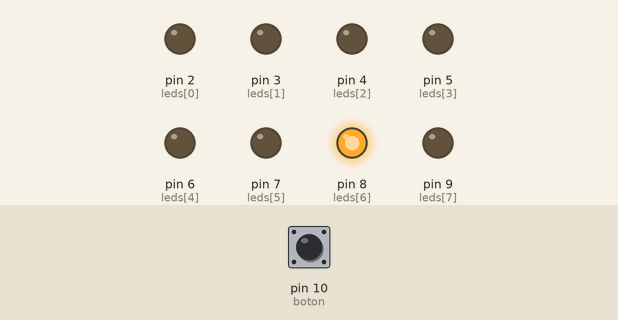
Recording of a sketch running on a simulated Arduino Uno, built with avr-gcc and run on an emulated ATmega328P. Parts: output pins drawn as LEDs (lit = HIGH). Dashed ring = blinking. The test bench sets the inputs (shaded band); at power-on: pin 10 (boton) HIGH.

Above: at 1.26 s.
1.3 s: pin 10 (boton) pulsed LOW 2 times (0.12 s each, 0.3 s apart)
At 1.73 s:
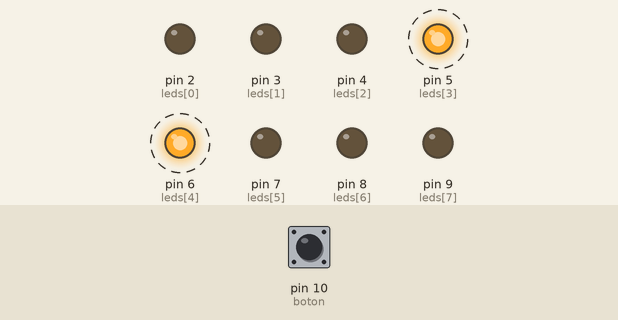
4.3 s: pin 10 (boton) pulled LOW for 0.15 s
At 4.55 s:
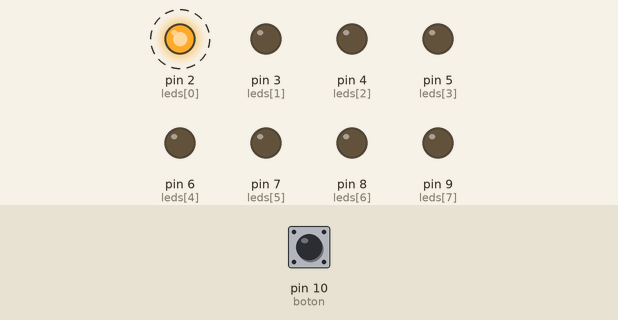
7.3 s: pin 10 (boton) pulled LOW for 1 s
At 7.63 s:
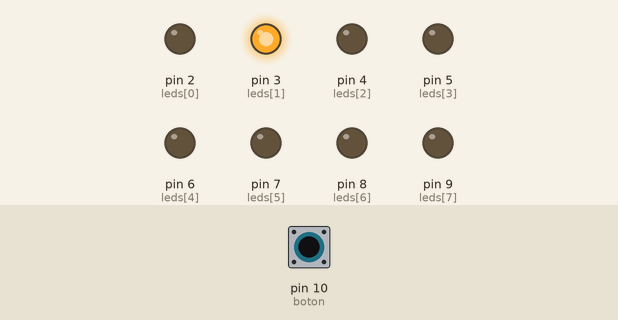
Timing chart, 0 to 17.3 s (numbered marks = the images above; inputs shaded):
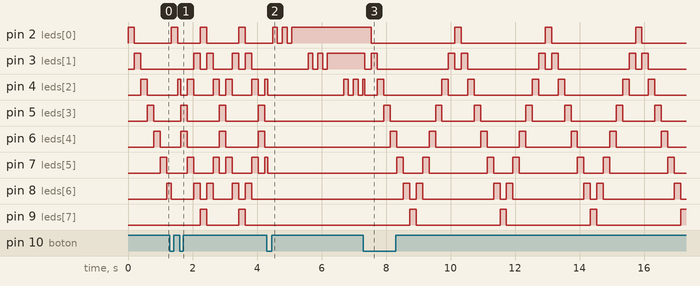

The sketch:

L10_Secuencias_Arduino.ino
```cpp
#include <Arduino.h>

const byte leds[8] = {2, 3, 4, 5, 6, 7, 8, 9};
const byte boton = 10;
const byte secuencia06[8] = {0x01, 0x04, 0x10, 0x40, 0x80, 0x20, 0x08, 0x02};
const byte secuencia07[6] = {0x18, 0x24, 0x42, 0x81, 0x42, 0x24};

byte modo = 0;
byte paso = 0;
byte faseCarga = 0;
byte parpadeos = 0;
byte bitCarga = 0;
byte carga = 0;
byte lecturaAnterior = HIGH;
byte estadoBoton = HIGH;
unsigned long tiempoPaso = 0;
unsigned long tiempoRebote = 0;

void mostrar(byte valor) {
  for (byte i = 0; i < 8; i++) {
    digitalWrite(leds[i], bitRead(valor, i));
  }
}

byte pasoL05(byte n) {
  if (n < 8) return 1 << n;
  return 1 << (14 - n);
}

byte cantidadPasos() {
  if (modo == 0) return 14;
  if (modo == 1) return 8;
  return 6;
}

byte patron(byte n) {
  if (modo == 0) return pasoL05(n);
  if (modo == 1) return secuencia06[n];
  return secuencia07[n];
}

void reiniciar() {
  paso = 0;
  faseCarga = 0;
  parpadeos = 0;
  bitCarga = 0;
  carga = 0;
  tiempoPaso = millis();
  mostrar(0);
  if (modo < 3) {
    mostrar(patron(paso));
    paso = 1;
  }
}

void revisarBoton() {
  byte lectura = digitalRead(boton);
  unsigned long ahora = millis();

  if (lectura != lecturaAnterior) tiempoRebote = ahora;

  if (ahora - tiempoRebote >= 35 && lectura != estadoBoton) {
    estadoBoton = lectura;
    if (estadoBoton == LOW) {
      modo = (modo + 1) % 4;
      reiniciar();
    }
  }

  lecturaAnterior = lectura;
}

void actualizarSecuencia(unsigned long ahora) {
  if (ahora - tiempoPaso < 200) return;
  tiempoPaso = ahora;
  mostrar(patron(paso));
  paso++;
  if (paso >= cantidadPasos()) paso = 0;
}

void actualizarCarga(unsigned long ahora) {
  unsigned long espera = (faseCarga == 2) ? 200 : (faseCarga == 3 ? 2000 : 150);
  if (ahora - tiempoPaso < espera) return;
  tiempoPaso = ahora;

  if (faseCarga == 0) {
    mostrar(carga | (1 << bitCarga));
    faseCarga = 1;
  } else if (faseCarga == 1) {
    parpadeos++;
    if (parpadeos < 3) {
      mostrar(carga);
      faseCarga = 0;
    } else {
      carga |= (1 << bitCarga);
      mostrar(carga);
      faseCarga = 2;
    }
  } else if (faseCarga == 2) {
    if (bitCarga < 7) {
      bitCarga++;
      parpadeos = 0;
      faseCarga = 0;
    } else {
      faseCarga = 3;
    }
  } else {
    carga = 0;
    bitCarga = 0;
    parpadeos = 0;
    mostrar(0);
    faseCarga = 0;
  }
}

void setup() {
  for (byte i = 0; i < 8; i++) {
    pinMode(leds[i], OUTPUT);
  }
  pinMode(boton, INPUT_PULLUP);
  reiniciar();
}

void loop() {
  revisarBoton();
  unsigned long ahora = millis();
  if (modo < 3) actualizarSecuencia(ahora);
  else actualizarCarga(ahora);
}
```

Measured:
- after the input at 4.3 s, pin 2 (leds[0]): alternates HIGH for 0.15 s and LOW for 0.15 s, 5 changes in all, then stays HIGH, starting after 0.18 s; pin 5 (leds[3]), pin 6 (leds[4]), pin 8 (leds[6]), pin 9 (leds[7]): stops changing and stays LOW
- after the input at 7.3 s, pin 2 (leds[0]): alternates HIGH for 0.20 s and LOW for 2.6 s, starting after 0.23 s
- by itself, pin 3 (leds[1]): repeats every 2.8 s: HIGH 0.20 s, LOW 2.2 s, HIGH 0.20 s, LOW 0.20 s
- by itself, pin 4 (leds[2]): repeats every 2.8 s: HIGH 0.20 s, LOW 1.8 s, HIGH 0.20 s, LOW 0.60 s
- by itself, pin 5 (leds[3]), pin 6 (leds[4]), pin 9 (leds[7]): alternates HIGH for 0.20 s and LOW for 1.0 s
- by itself, pin 7 (leds[5]): repeats every 2.8 s: LOW 0.60 s, HIGH 0.20 s, LOW 1.8 s, HIGH 0.20 s
